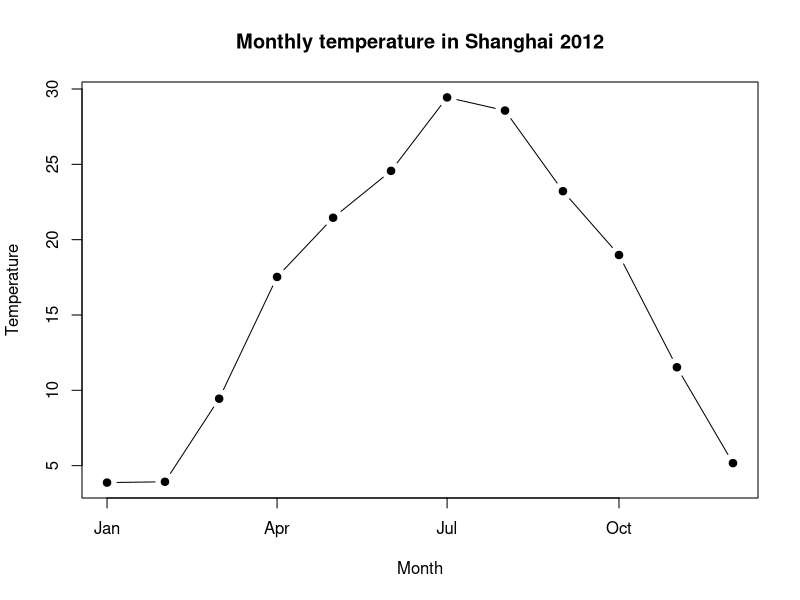

R code for this plot:
## ---- chunk 1
knitr::opts_chunk$set(include = TRUE, message = FALSE, warning = FALSE, 
                      fig.align = "center",  out.width = "80%")
## ---- chunk 2
# Q1.1 pass_check
pass_check = function(grade) {
  
  # Check if the input is numeric
  # If not, stop the current execution and print an error
  if(!is.numeric(grade)) {
    stop("The input is not numeric.")
  } 
  
  if (grade >= 5){
    print("pass")
  } else {
    print("fail")
  }
  
}
## ---- chunk 3
factor_convert = function(df) {
  
  for(i in 1:ncol(df)) {
    
    var = df[, i]
    
    if(is.character(var)) {
      df[, i] = as.factor(var)
    }
  }
  
  return(df)
  
}
## ---- chunk 4
# Read data set into R
library(lubridate)
df = read.csv("../data/Shanghai.csv", header = TRUE)
head(df, 3)
## ---- chunk 5
# Q2.2
df$Date = paste(df$Year, df$Month, sep = "-")
## ---- chunk 6
# Q2.3
# lubridate does not have functions to convert just the Year-Month strings. 
# We will need to assign an artificial day of the month 
# (say, the first day of the month) to the Year-Month string.
# Then we can use ymd() to convert the data type.
df$Date = ymd(paste(df$Year, df$Month, "01", sep = "-"))
head(df, 5)
## ---- chunk 7
# Q2.4
# Extract observations in 2012
df_2012 = df[df$Year == 2012, ]

# Temperature in 2012 across months
plot(df_2012$Temp ~ df_2012$Date, type = "b", pch = 19,
     xlab = "Month", ylab = "Temperature", 
     main = "Monthly temperature in Shanghai 2012")
